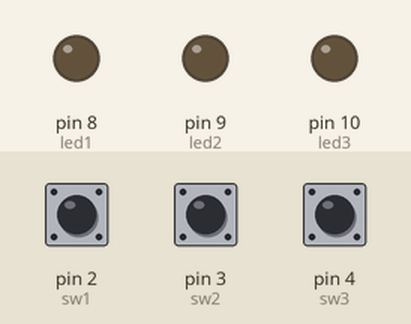
The sketch below on a simulated Arduino Uno, built with avr-gcc and run on an emulated ATmega328P. On the bench: output pins drawn as LEDs (lit = HIGH). Dashed ring = blinking. Inputs (shaded band) come from the test bench; at power-on: pin 2 (sw1) LOW, pin 4 (sw3) HIGH, pin 3 (sw2) HIGH. What the sketch prints to the serial monitor is not drawn.

Above: at 1.2 s.
1.3 s: pin 2 (sw1) pulled HIGH for 1 s
At 2.8 s:
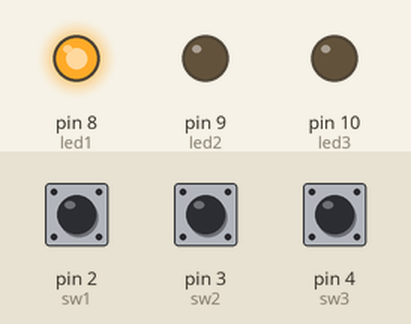
4.5 s: pin 4 (sw3) pulled LOW for 3.2 s
At 8.3 s:
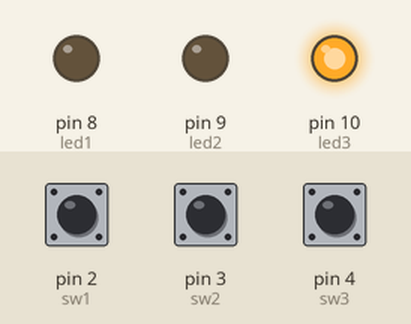
9.2 s: pin 3 (sw2) pulled LOW for 3.2 s
At 10.8 s:
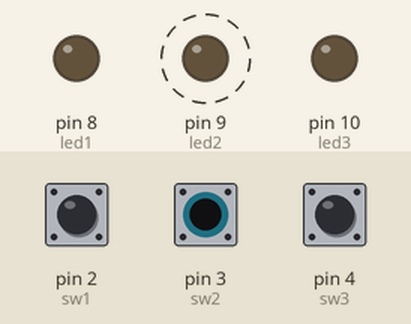
13.9 s: pin 2 (sw1) pulled HIGH for 3.2 s
At 17.9 s:
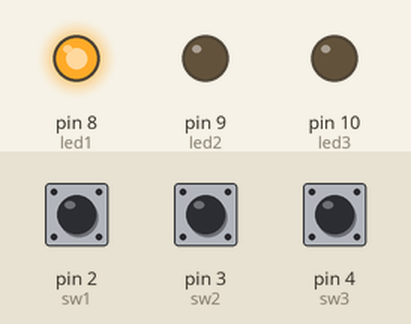
18.6 s: pin 2 (sw1) driven HIGH and pin 3 (sw2) driven LOW and pin 4 (sw3) driven LOW
At 20.15 s:
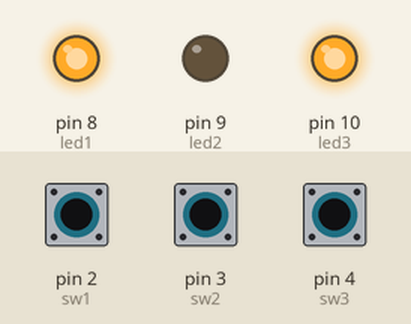
21.6 s: pin 3 (sw2) driven HIGH
At 22.84 s:
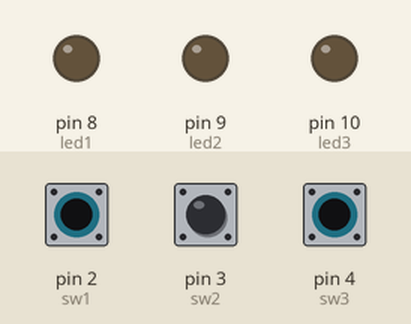
Timing chart, 0 to 25.6 s (numbered marks = the images above; inputs shaded):
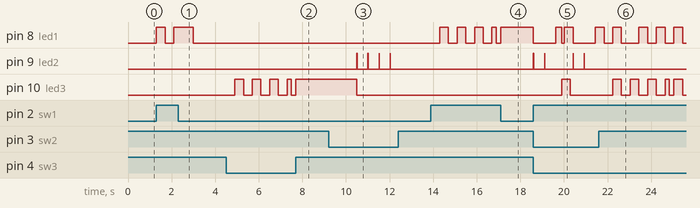

Measured:
- after the input at 1.3 s, pin 8 (led1): LOW → HIGH at once, → LOW 0.40 s later, → HIGH 0.40 s later, → LOW 0.90 s later
- after the input at 4.5 s, pin 10 (led3): goes 3 × (HIGH 0.40 s, LOW 0.40 s), HIGH 0.20 s, LOW 0.20 s, then HIGH, starting after 0.40 s
- after the input at 9.2 s, pin 9 (led2): alternates HIGH for 0.01 s and LOW for 0.50 s, 8 changes in all, then stays LOW, starting after 1.3 s
- after the input at 13.9 s, pin 8 (led1): goes 3 × (HIGH 0.40 s, LOW 0.40 s), HIGH 0.20 s, LOW 0.20 s, then HIGH, starting after 0.40 s
- after the input at 18.6 s, pin 10 (led3): LOW → HIGH after 1.3 s, → LOW 0.40 s later
- after the input at 21.6 s, pin 9 (led2): stops changing and stays LOW

The sketch:

Assignment2.ino
```cpp
#define sw1 2
#define sw2 3
#define sw3 4
#define led1 8
#define led2 9
#define led3 10
int redDelay = 3000, greenDelay = 3000  ,yellowDelay = 2000;
unsigned long pastRed = 0, pastGreen = 0, pastYellow = 0;
int redOn =0 , greenOn = 0, yellowOn = 0;
unsigned long lastsw1 = 0,lastsw3 = 0, lastsw2 = 0;

void setup() {
  Serial.begin(9600);
  pinMode(sw1,INPUT);
  pinMode(sw2,INPUT);
  pinMode(sw3,INPUT_PULLUP);

  pinMode(led1,OUTPUT);
  pinMode(led2,OUTPUT);
  pinMode(led3,OUTPUT);

}

void loop() {
  //RED

  if (digitalRead(sw1) == HIGH && redOn == 0)
  {
    if ((millis() - lastsw1) >= 400){
      Serial.print("c1");
      digitalWrite(led1, HIGH);
      redOn = 1;
      lastsw1 = millis();
      }
   }else if(digitalRead(sw1) == HIGH && redOn == 1){
      if(millis() - lastsw1 >= 400){
        digitalWrite(led1,0);
        Serial.print("c2");
        redOn = 0;
        lastsw1 = millis();
        }
    }


  if (millis() - pastRed >= redDelay && redOn == 1)
  {
    digitalWrite(led1, LOW);
    redOn = 0;
    pastRed = millis();
  }


  //GREEN
  if ((digitalRead(sw3) == LOW && greenOn == 0 && redOn != 1) || digitalRead(sw3) == LOW && yellowOn == 1)
  {
    if ((millis() - lastsw3) >= 400){
      Serial.print("d1");
      digitalWrite(led3, HIGH);
      greenOn = 1;
      lastsw3 = millis();
      }
   }else if(digitalRead(sw3) == LOW && greenOn == 1){
      if(millis() - lastsw3 >= 400){
        digitalWrite(led3,0);
        Serial.print("d2");
        greenOn = 0;
        lastsw3 = millis();
        }
    }

  if (millis() - pastGreen >= greenDelay && greenOn == 1)
  {
    digitalWrite(led3, LOW);
    greenOn = 0;
    pastGreen = millis();
  }


  //YELLOW
   if (digitalRead(sw2) == LOW && redOn != 1 && greenOn != 1)
  {
    if ((millis() - lastsw2) >= 400){
      yellowOn = 1;
      lastsw2 = millis();
      }
   }

   if (yellowOn == 1)
  {
     digitalWrite(led2,HIGH);
     delay(10);
     digitalWrite(led2,LOW);
     delay(500);
     digitalWrite(led2,HIGH);
     delay(10);
     digitalWrite(led2,LOW);
     delay(500);
    yellowOn = 0;
  }


}
```
